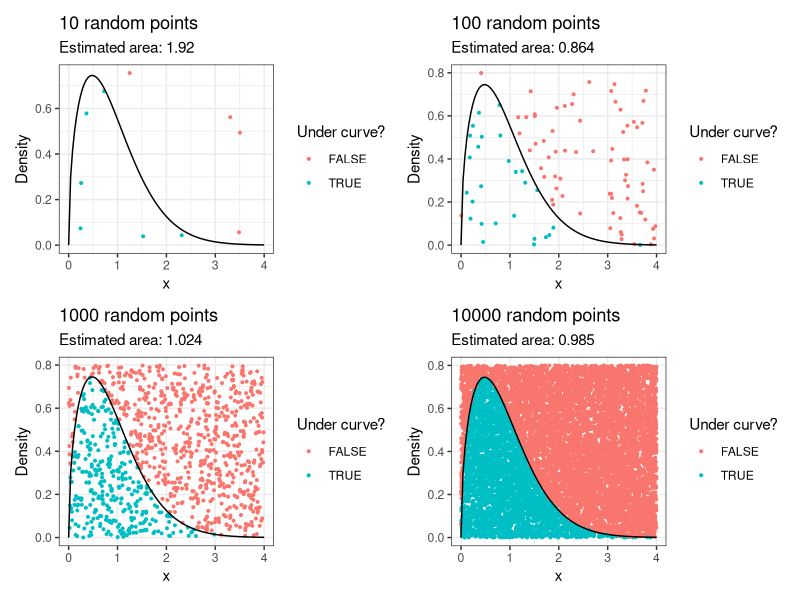

Source code (R):
# Monte Carlo Numerical Integration: Weibull ----
# Coder: Colin Thurow
# Goal: Estimate the area under the Weibull function
# (shape = 1.5, scale = 1) between x = 0 and x = 4 with a Monte Carlo
# simulation. We plot random points in a box around the curve, find
# the proportion that land under the curve, and multiply by the box's
# area. We repeat with 4 different sample sizes (10, 100, 1,000, and 10,000
# random points) and combine the plots into a small multiple to see how
# the estimate improves.
monte_carlo_points <- function(nPoints, xMin, xMax, yMin, yMax) {
  data.frame(
    x = runif(n = nPoints, min = xMin, max = xMax),
    y = runif(n = nPoints, min = yMin, max = yMax)
  )
}

# Step 1: Load packages ----
library(tidyverse)
library(patchwork)

# Step 2: Simulation function ----
# Makes nPoints random points inside the box set by the x and y bounds.
# Returns a data frame with one row per point.
monte_carlo_points <- function(nPoints, xMin, xMax, yMin, yMax) {
  data.frame(
  x = runif(n = nPoints, min = xMin, max = xMax),
  y = runif(n = nPoints, min = yMin, max = yMax)
  )
}

# Step 3: Set the bounds of the box (edit these for a new situation) ----
xMin <- 0
xMax <- 4
yMin <- 0
yMax <- 0.8   # the curve peaks at about 0.75, so 0.8 covers it
boxArea <- (xMax - xMin) * (yMax - yMin)

# Step 4: Wrangling function ----
# Runs the simulation and marks whether each point is under the curve.
make_mc_data <- function(nPoints) {
  monte_carlo_points(nPoints = nPoints,
  xMin = xMin, xMax = xMax,
  yMin = yMin, yMax = yMax) |>
    mutate(underCurve = y <= dweibull(x, shape = 1.5, scale = 1))
}

# Step 5: Plot function ----
# Estimates the area (share of points under the curve x box area),
# then plots the points and the curve with the estimate in the subtitle.
make_mc_plot <- function(nPoints) {
  mcData <- make_mc_data(nPoints = nPoints)
  estArea <- mean(mcData$underCurve) * boxArea
  
  mcData |>
  ggplot(mapping = aes(x = x, y = y, color = underCurve)) +
  geom_point(size = 0.7) +
  stat_function(fun = dweibull,
  args = list(shape = 1.5, scale = 1),
  xlim = c(xMin, xMax),
  color = "black") +
  labs(title = paste0(nPoints, " random points"),
  subtitle = paste0("Estimated area: ", round(estArea, 3)),
  x = "x",
  y = "Density",
  color = "Under curve?") +
  theme_bw()
}

# Step 6: Make one plot for each sample size ----
plot10 <- make_mc_plot(nPoints = 10)
plot100 <- make_mc_plot(nPoints = 100)
plot1000 <- make_mc_plot(nPoints = 1000)
plot10000 <- make_mc_plot(nPoints = 10000)

# Step 7: Combine the four plots into a small multiple ----
plot10 + plot100 + plot1000 + plot10000
